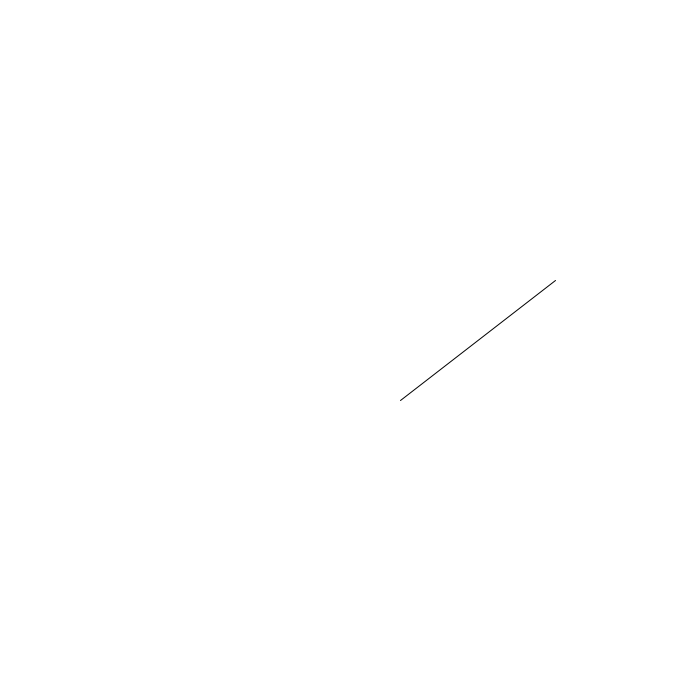
Frame 1 (no input)
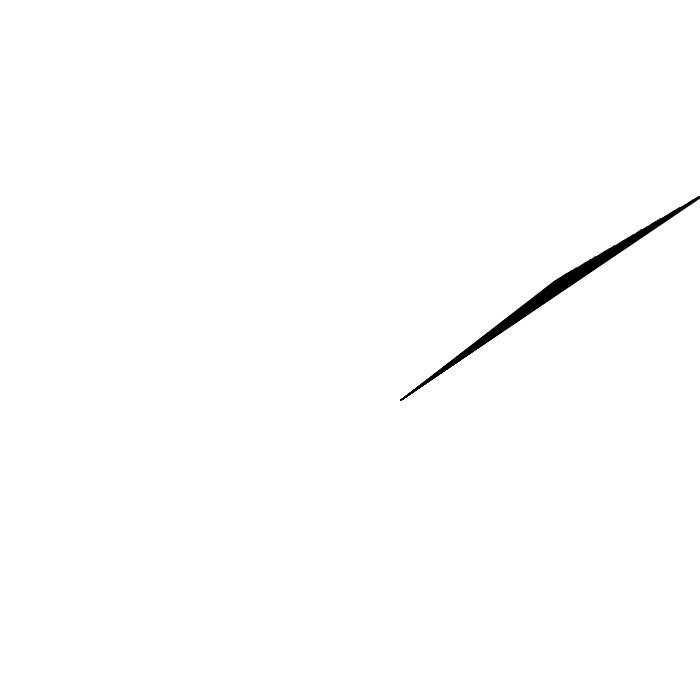
Frame 60 (the mouse pressed at the canvas centre just before this capture)
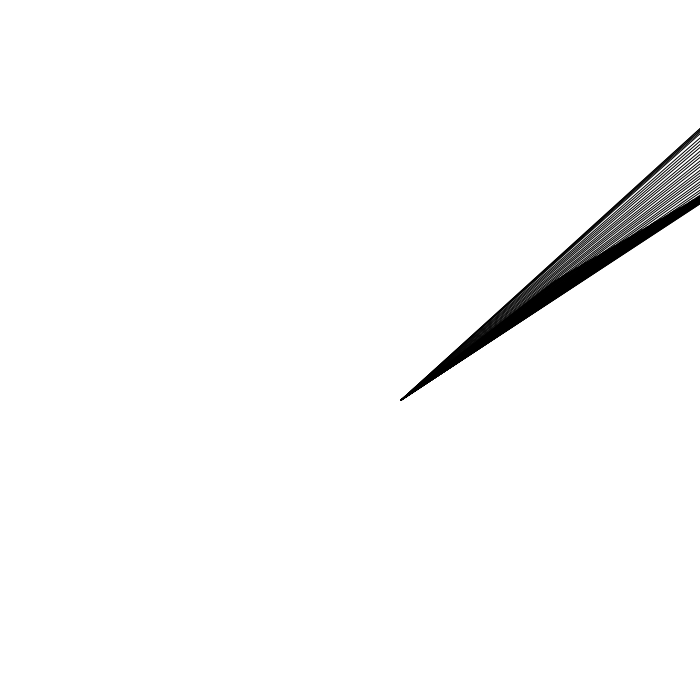
Frame 120 (the mouse held since frame 60 and released just before this capture)

The Processing sketch that drew these frames (run headless with seeded random() and noise(); from frame 60 on, the mouse is pressed at the canvas centre):

// Processing sketch: processing_175821
// ── processing_175821.pde

int num_objects=1;
Ball[] ball_array= new Ball[num_objects];

void setup()
{
  background(255);
  size(700,700);

  
 for(int i=0; i< num_objects; i++)
{
  ball_array[i]=new Ball();
 } 
}

void draw()
{
  
 
  
  for(int i=0; i< num_objects;i++)
  {
    ball_array[i].update();
    ball_array[i].display();
    }
    
    
//beginShape();
noFill();
stroke(0);

for(int i=0; i<num_objects; i++)
{
  for(int j= i+1; j< num_objects; j++)
  {
     float x1=ball_array[i].x;
     float y1= ball_array[i].y;
     float x2=ball_array[j].x;
    float y2=ball_array[j].y;
  if(dist(x1,y1,x2,y2)<100)
  { line(x1,y1,x2,y2); }
    
  }
  
}
//for(int i=0; i< num_objects; i++)
//{
  //vertex(ball_array[i].x, ball_array[i].y);
//}
//endShape();

}

/*void mouseReleased()
{for(int i=0; i< num_objects;i++)
  {
    
    ball_array[i].reset();
  }
}*/

class Ball
{  //these are now local variables to the class object
  float x,y,vx,vy,grav,bounciness;
  //create constructor function-ALWAYS matches the class name
Ball()
{
  x=random(width);
  y=random(height);
  
  vx=random(-3,3);
  vy=random(-3,3);
  grav=0;
  bounciness = random (-.81, -.3); 
}
  
 void update()
{
 //add gravity to the y velocity
  vy+=grav;
  //add velocity to position
  x+=vx;
  y+=vy;
  
  if(y>height)
  {  //reverse course in vy
    y=height;
    vy*=-0.9;
  }
  if(y<0)
  {y=0;
  vy*=-1;}
  
  if(x<0)
  {x=0;
  vx*=-1;
  }
  
  if (x>width)
  {x=width;
  vx*=-1;
  }
  
}




void display()
{
   //move object to position and draw it
  pushMatrix();
  translate(100,100);
  line(300,300,x,y);
  popMatrix();
}

/*void reset()
{
  x=mouseX;
y=mouseY;
vx=random(-5,5);
vy=random(-5,5);
 diam=random(10,100);
}*/
}
